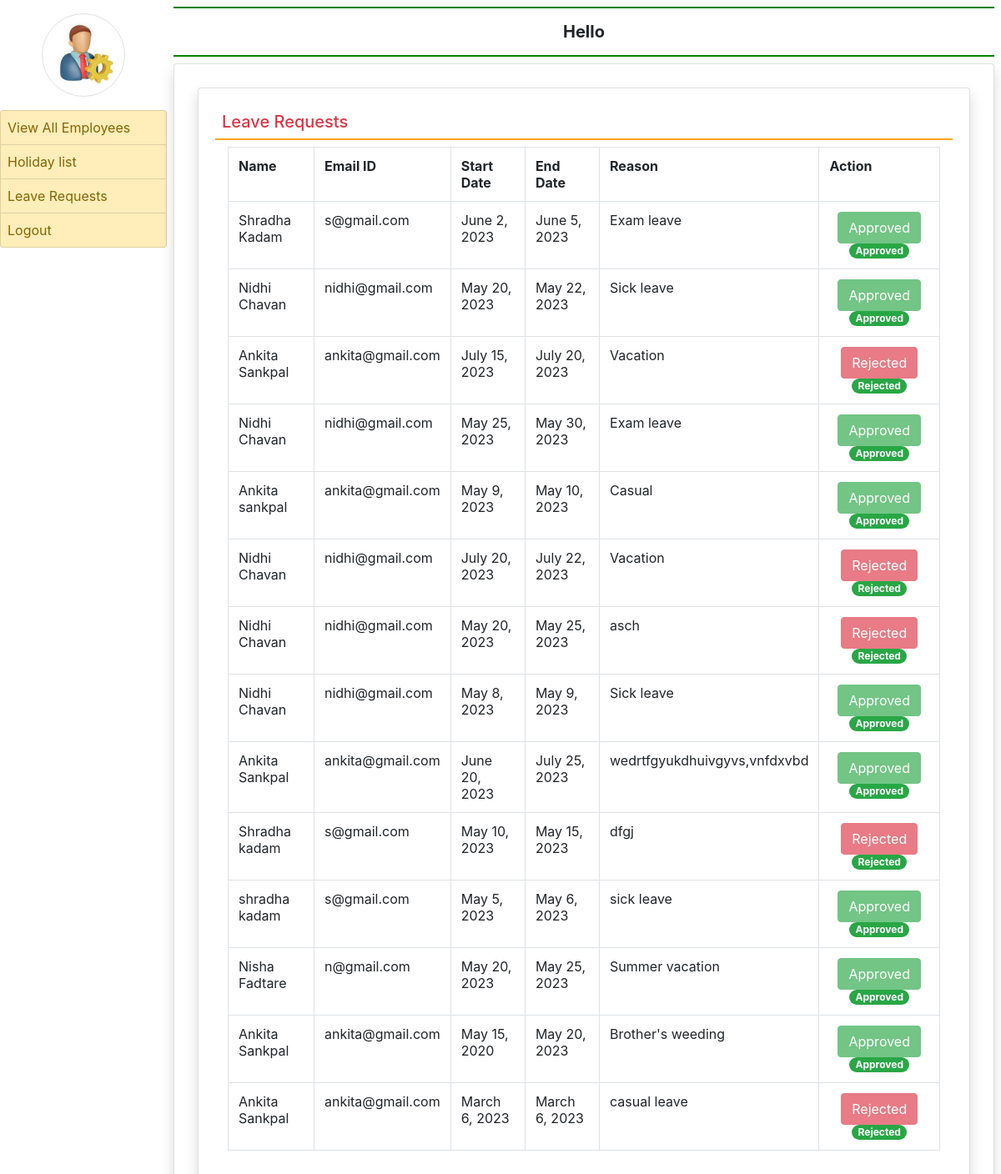
The app's page /admin_leave_requests (signed in) with its own data.
### employee/models.py (models this page shows, shortened)
class Emp_Request_Leave(models.Model):
    Name=models.CharField(max_length=50,null=False)
    Email=models.EmailField()
    empcode=models.IntegerField()
    Start_Date=models.DateField(null=True)
    End_Date=models.DateField(null=True)
    Reason=models.CharField(max_length=100)
    status = models.IntegerField( default=0)

### employee/views.py (the view)
# urls.py: path('admin_leave_requests',views.Admin_leave_requests,name='admin_leave_requests'),
def Admin_leave_requests(request):
    if not request.user.is_authenticated:
      return redirect('admin_login')
    leave=Emp_Request_Leave.objects.all().order_by('-id')
    return render(request,'admin_messages.html', {"leave":leave})

### employee/templates/admin_messages.html (shortened to what this page needs)
{% extends 'admin_base.html' %}
{% block main %}
<div class="card shadow m-2">
    <div class="card-body">
    <h5 class="p-2 text-danger" style="border-bottom:2px solid orange">Leave Requests</h5>
    <div class="container-fluid">
        <table class="table table-bordered  table-hover "  >
                <tr>
                    <th>Name </th>
                    <th>Email ID</th>
                    <th>Start Date</th>
                    <th>End Date</th>
                    <th>Reason</th>
                    <th>Action</th>
                </tr>
                {% for i in leave %}
                <td>{{ i.Name }}</td>
                <td>{{ i.Email }}</td>
                <td>{{ i.Start_Date }}</td>
                <td>{{ i.End_Date }}</td>
                <td>{{ i.Reason }}</td>
                <td class="text-center">
                     <div class="actions">
                         {% if i.status == 0 %}
                         <a href="{% url 'leave_approve' id=i.id %}" class="btn btn-success">Approve</a>
                         <a href="{% url 'leave_reject' id=i.id %}" class="btn btn-danger">Reject</a>
                         <span class="badge badge-pill badge-warning">Pending</span>
                         {% elif i.status == 1%}
                         <button class="btn btn-success" disabled="disabled" data-toggle="modal" data-target="#reply_modal">Approved</button>
                         <span class="badge badge-pill badge-success">Approved</span>
                         {% else %}
                         <button class="btn btn-danger" disabled="disabled" data-toggle="modal" data-target="#reply_modal">Rejected</button>
                         <span class="badge badge-pill badge-success">Rejected</span>
                         {% endif %}
                    </div>
                </td>
            </tr> {% endfor %}
        </table>
    </div>
</div>
{% endblock %}

### records on screen
Emp_Request_Leave: Name "Shradha Kadam", Email "s@gmail.com", Start_Date "June 2, 2023", End_Date "June 5, 2023", Reason "Exam leave", status "Approved"
Emp_Request_Leave: Name "Nidhi Chavan", Email "nidhi@gmail.com", Start_Date "May 20, 2023", End_Date "May 22, 2023", Reason "Sick leave", status "Approved"
Emp_Request_Leave: Name "Ankita Sankpal", Email "ankita@gmail.com", Start_Date "July 15, 2023", End_Date "July 20, 2023", Reason "Vacation", status "Rejected"
Emp_Request_Leave: Name "Nidhi Chavan", Email "nidhi@gmail.com", Start_Date "May 25, 2023", End_Date "May 30, 2023", Reason "Exam leave", status "Approved"
Emp_Request_Leave: Name "Ankita sankpal", Email "ankita@gmail.com", Start_Date "May 9, 2023", End_Date "May 10, 2023", Reason "Casual", status "Approved"
Emp_Request_Leave: Name "Nidhi Chavan", Email "nidhi@gmail.com", Start_Date "July 20, 2023", End_Date "July 22, 2023", Reason "Vacation", status "Rejected"
Emp_Request_Leave: Name "Nidhi Chavan", Email "nidhi@gmail.com", Start_Date "May 20, 2023", End_Date "May 25, 2023", Reason "asch", status "Rejected"
Emp_Request_Leave: Name "Nidhi Chavan", Email "nidhi@gmail.com", Start_Date "May 8, 2023", End_Date "May 9, 2023", Reason "Sick leave", status "Approved"
Emp_Request_Leave: Name "Ankita Sankpal", Email "ankita@gmail.com", Start_Date "June 20, 2023", End_Date "July 25, 2023", Reason "wedrtfgyukdhuivgyvs,vnfdxvbd", status "Approved"
Emp_Request_Leave: Name "Shradha kadam", Email "s@gmail.com", Start_Date "May 10, 2023", End_Date "May 15, 2023", Reason "dfgj", status "Rejected"
Emp_Request_Leave: Name "shradha kadam", Email "s@gmail.com", Start_Date "May 5, 2023", End_Date "May 6, 2023", Reason "sick leave", status "Approved"
Emp_Request_Leave: Name "Nisha Fadtare", Email "n@gmail.com", Start_Date "May 20, 2023", End_Date "May 25, 2023", Reason "Summer vacation", status "Approved"
Emp_Request_Leave: Name "Ankita Sankpal", Email "ankita@gmail.com", Start_Date "May 15, 2020", End_Date "May 20, 2023", Reason "Brother's weeding", status "Approved"
Emp_Request_Leave: Name "Ankita Sankpal", Email "ankita@gmail.com", Start_Date "March 6, 2023", End_Date "March 6, 2023", Reason "casual leave", status "Rejected"
